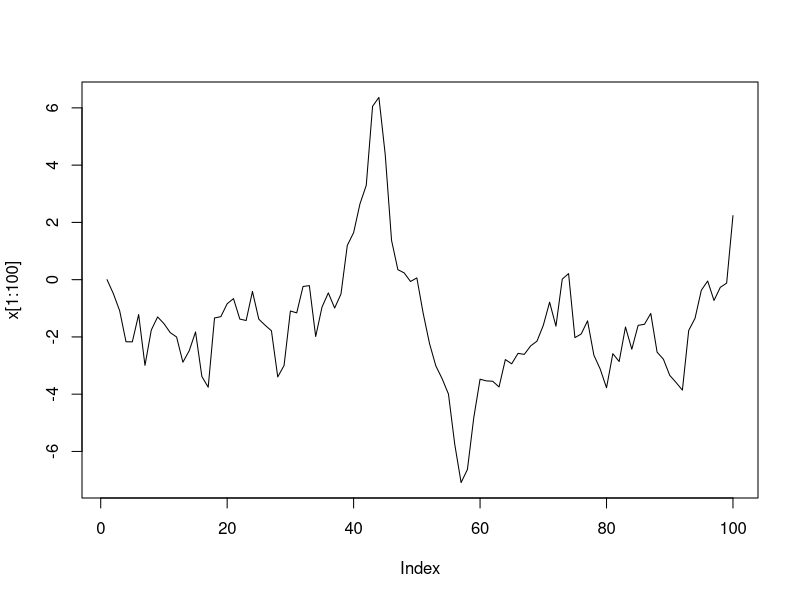
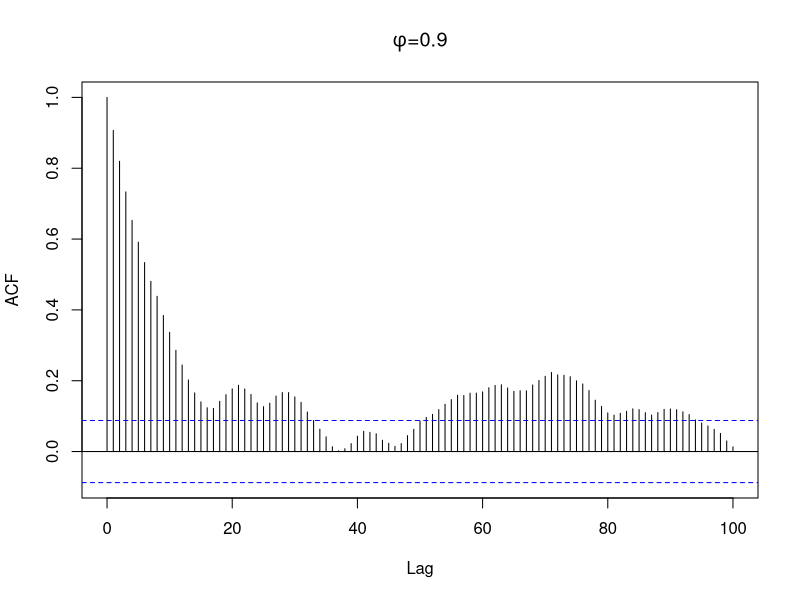
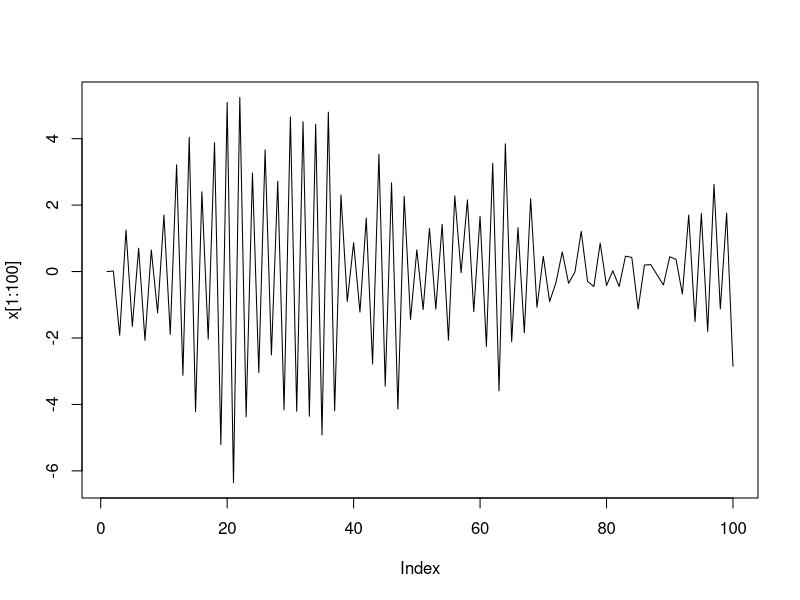
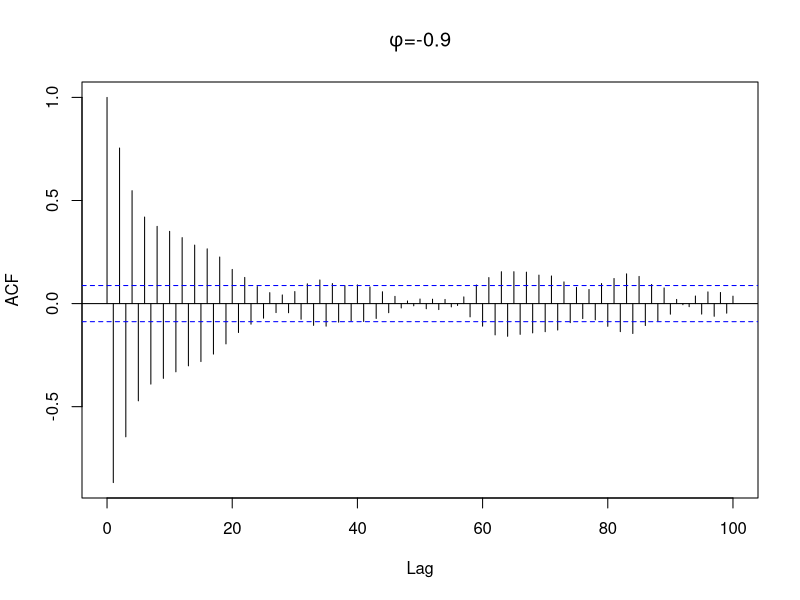
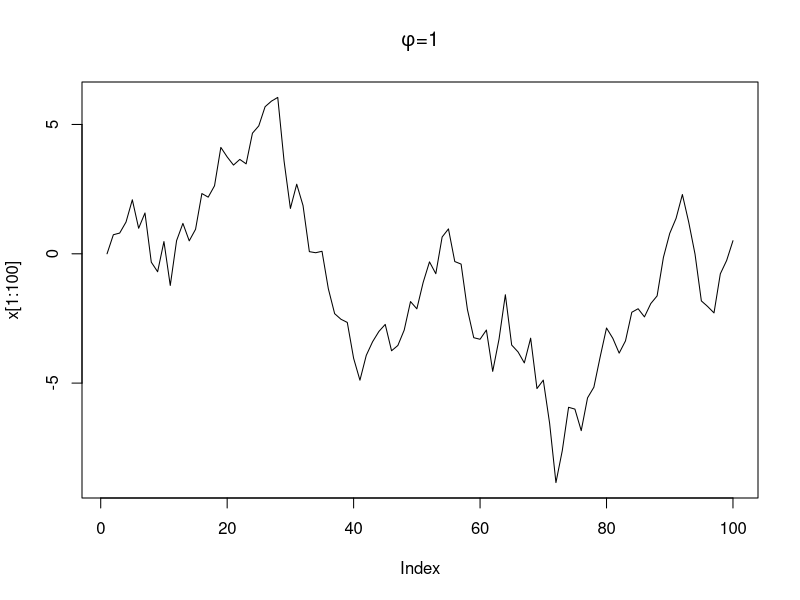
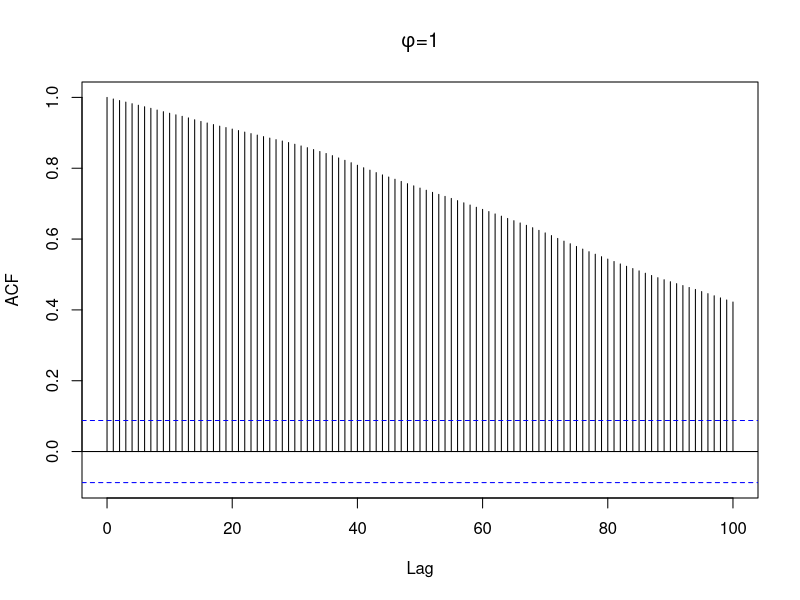

Recreate these plots in R, in order.
## AR(1) with phi = 0.9

par(mfrow=c(2,1))

n = 500
w = rnorm(n)
x = 0
for(i in 2:n){
  x[i] = 0.9*x[i-1]+w[i]
}

par(mfrow=c(1,1))
plot(x[1:100],type="l")
acf(x,lag = 100,main=expression(paste(phi,"=0.9")))


## AR(1) with phi = -0.9
n = 500
w = rnorm(n)
x = 0
for(i in 2:n){
  x[i] = -0.9*x[i-1]+w[i]
}
par(mfrow=c(1,1))
plot(x[1:100],type="l")
acf(x,lag = 100,main=expression(paste(phi,"=-0.9")))


## AR(1) with phi = 1
n = 500
w = rnorm(n)
x = 0
for(i in 2:n){
  x[i] = x[i-1]+w[i]
}
plot(x[1:100],type="l",main=expression(paste(phi,"=1")))
acf(x,lag = 100,main=expression(paste(phi,"=1")))


